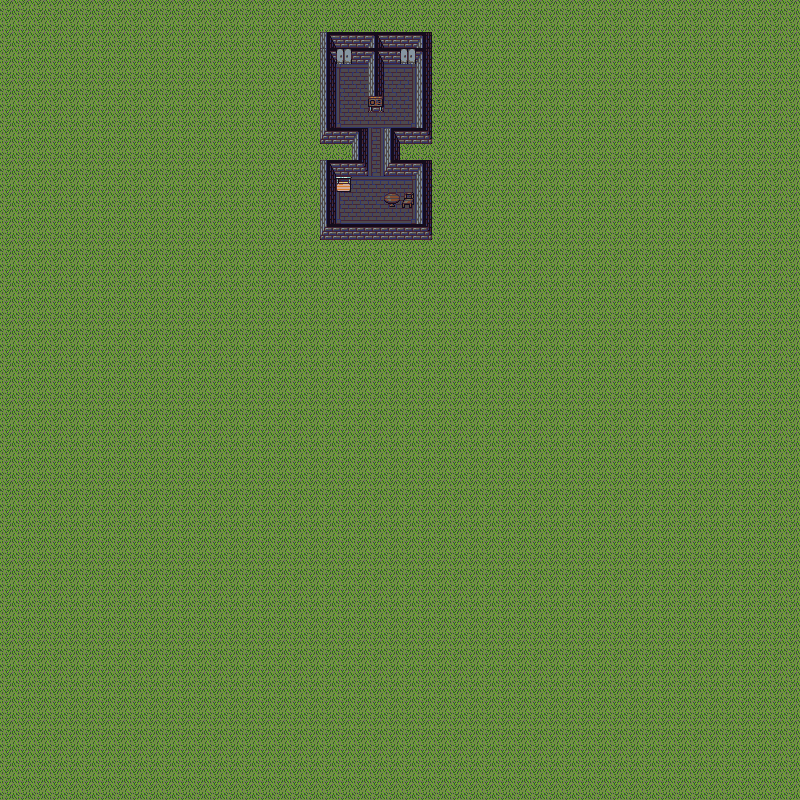

This is a level from a 2D game, rendered from its Tiled map with the project's own tilesets. A one-line summary and the map file follow, with tile-layer data summarised:
An orthogonal 50x50 tile map with 16x16 px tiles, 3 tile layers (Suelo, Paredes, Items), 3 tilesets.

<map version="1.0" orientation="orthogonal" width="50" height="50" tilewidth="16" tileheight="16">
 <tileset firstgid="1" name="Floors" tilewidth="16" tileheight="16">
  <image source="../img/DawnHack/Objects/Floors.png" width="336" height="432" />
 </tileset>
 <tileset firstgid="568" name="Walls" tilewidth="16" tileheight="16">
  <image source="../img/DawnHack/Objects/Walls.png" width="320" height="432" />
 </tileset>
 <tileset firstgid="1108" name="Furniture0" tilewidth="16" tileheight="16">
  <image source="../img/DawnHack/Objects/Furniture0.png" width="128" height="352" />
 </tileset>
 <layer name="Suelo" width="50" height="50">
  <data>[2500 cells, 2500 non-empty, 12 distinct tile ids]</data>
 </layer>
 <layer name="Paredes" width="50" height="50">
  <properties>
   <property name="block" value="always" />
  </properties>
  <data>[2500 cells, 52 non-empty, 8 distinct tile ids]</data>
 </layer>
 <layer name="Items" width="50" height="50">
  <properties>
   <property name="block" value="always" />
  </properties>
  <data>[2500 cells, 6 non-empty, 5 distinct tile ids]</data>
 </layer>
</map>
